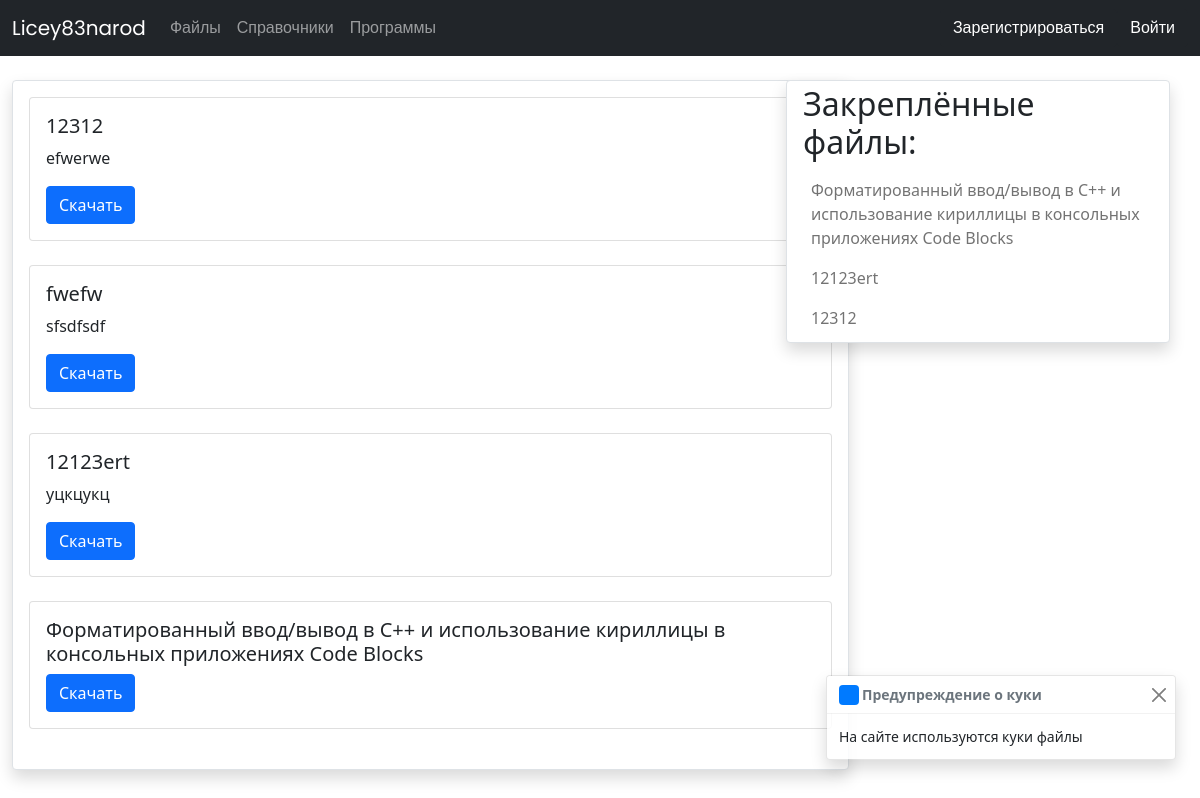
Before: /files with the older database file.
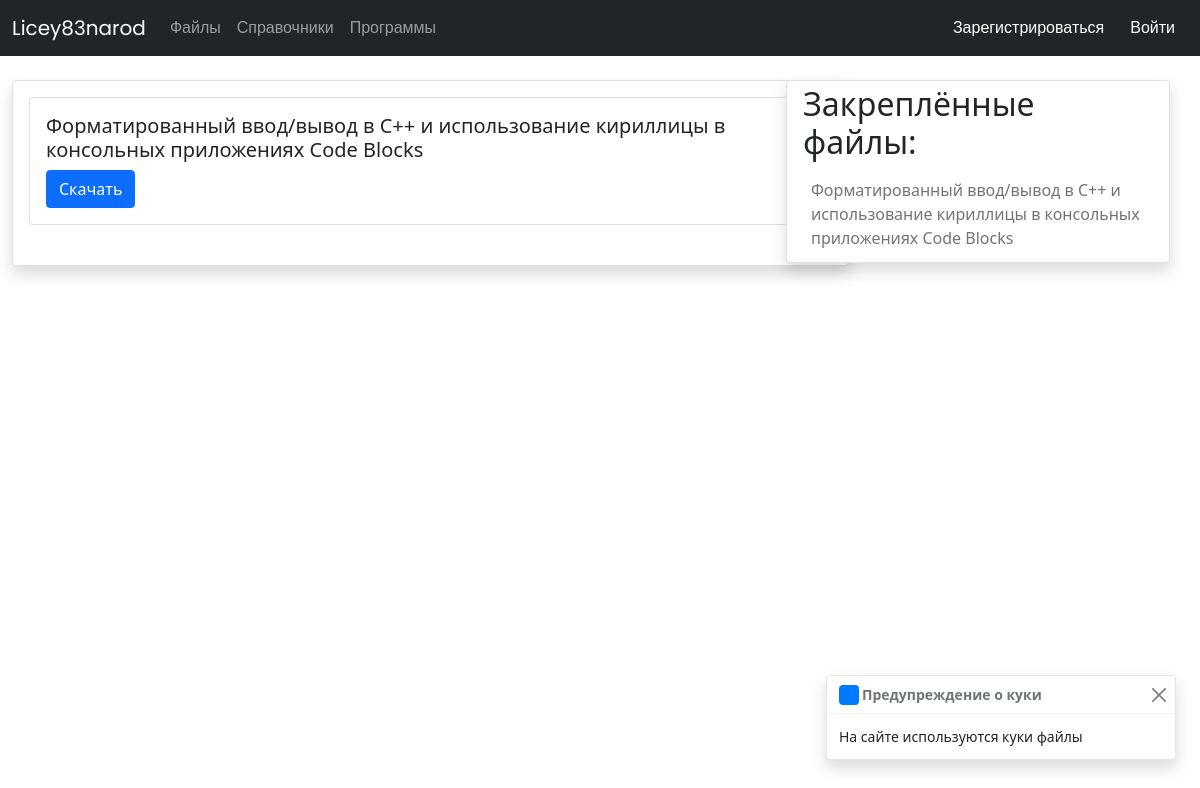
After: the same page with the newer database file.
### data/files.py (models this page shows)
class File(SqlAlchemyBase):
    __tablename__ = 'files'
    id = sqlalchemy.Column(sqlalchemy.Integer, primary_key=True, autoincrement=True)
    title = sqlalchemy.Column(sqlalchemy.String, nullable=True)
    content = sqlalchemy.Column(sqlalchemy.Text, nullable=True, default="")
    filename = sqlalchemy.Column(sqlalchemy.String, nullable=True)
    filelink = sqlalchemy.Column(sqlalchemy.String, nullable=True)
    pinned = sqlalchemy.Column(sqlalchemy.Boolean, nullable=True, default=False)

### index.py (the view)
@app.route("/files", methods=['GET', 'POST'])
def files_page():
    db_sess = db_session.create_session()
    files = db_sess.query(File)  # Все записи
    pinned_files = db_sess.query(File).filter(File.pinned == True)  # Закреплённые записи
    return render_template("files_page.html", title="Файлы", files=files, pinned_files=pinned_files)

### data/db_session.py (called while the page is built)
def create_session() -> Session:
    global __factory
    return __factory()

### templates/files_page.html (shortened to what this page needs)
{% extends "base.html" %}
{% block content %}
<br>
<div class="col-md3 border rounded shadow p-3 bg-body rounded" style="width: 75%; margin-left: -30px;">
{% for item in files[::-1] %}
    <div class="card">
        <div class="card-body">
            <h5 class="card-title">{{item.title}}</h5>
            {% if item.content %}
                <p class="card-text">{{item.content}}</p>
            {% endif %}
            {% if item.filename %}
                <a href="http://127.0.0.1:5000/static/files/{{item.filename}}" class="btn btn-primary" download>
                    Скачать
                </a>
            {% elif item.filelink %}
                <a href="{{item.filelink}}" class="btn btn-primary" target="_blank">
                    Скачать
                </a>
            {% endif %}
        </div>
    </div>
    <br>
{% endfor %}
</div>
<br>
<nav class="navbar navbar-expand-lg navbar-light bg-light shadow p-1 bg-body rounded border rounded" style="width: 24rem; position: absolute; top: 80px; right: 30px;">
        <div class="container-fluid">
            <div class="collapse navbar-collapse" id="navbarText">
                <ul class="navbar-nav me-auto mb-2 mb-lg-0 flex-column">
                    <li class="nav-item">
                        <h2 class="nav-brand">Закреплённые файлы:</h2>
                    </li>
		            {% for item in pinned_files %}
                        <li class="nav-item">
                            <a class="nav-link" aria-current="page" href="#{{item.id}}">{{item.title}}</a>
                        </li>
		            {% endfor %}
                </ul>
            </div>
        </div>
</nav>
{% endblock %}

### templates/base.html (shortened to what this page needs)
<!doctype html>
<html lang="en">
<head>
    <link href="https://cdn.jsdelivr.net/npm/bootstrap@5.1.3/dist/css/bootstrap.min.css" rel="stylesheet">
</head>
<body>
<header class="sticky-top" style="font-family: 'Poppins', sans-serif">
    <nav class="navbar navbar-expand-lg navbar-dark bg-dark">
        <div class="container-fluid">
            <a class="navbar-brand" href="/">Licey83narod</a>
            <div class="collapse navbar-collapse" id="navbarText">
                <ul class="navbar-nav me-auto mb-2 mb-lg-0">
                    <li class="nav-item">
                        <a class="nav-link" aria-current="page" href="/files">Файлы</a>
                    </li>
                    <li class="nav-item">
                        <a class="nav-link" href="#">Справочники</a>
                    </li>
                    <li class="nav-item">
                        <a class="nav-link" href="#">Программы</a>
                    </li>
                </ul>
                {% if current_user.is_authenticated %}
                    <a class="navbar-brand" href="/logout">{{ current_user.name }} {{ current_user.surname }}</a>
                {% else %}
                    <span>
                        <a class="btn btn-dark" href="/registration"> Зарегистрироваться </a>
                    </span>
                    <span>
                        <a class="btn btn-dark" href="/login"> Войти </a>
                    </span>
                {% endif %}
            </div>
        </div>
    </nav>
</header>
<main role="main" class="container">
    {% block content %}{% endblock %}
</main>
{% if not current_user.is_authenticated %}
    <div role="alert" aria-live="assertive" aria-atomic="true" class="toast show" data-bs-autohide="false" style="position: fixed; right: 2%; bottom: 5%">
        <div class="toast-header">
            <svg class="rounded mr-3" width="20" height="20" xmlns="http://www.w3.org/2000/svg" preserveAspectRatio="xMidYMid slice" focusable="false" role="img"><rect fill="#007aff" width="100%" height="100%" /></svg>
            <strong class="me-auto" style="left: 3px; position: relative">Предупреждение о куки</strong>
            <button type="button" class="btn-close" data-bs-dismiss="toast" aria-label="Close"></button>
        </div>
        <div class="toast-body">
            На сайте используются куки файлы
        </div>
    </div>
{% endif %}
</body>
</html>

Changed rows visible on the page:
removed File: title "12312", content "efwerwe"
removed File: title "fwefw", content "sfsdfsdf"
removed File: title "12123ert", content "уцкцукц"
